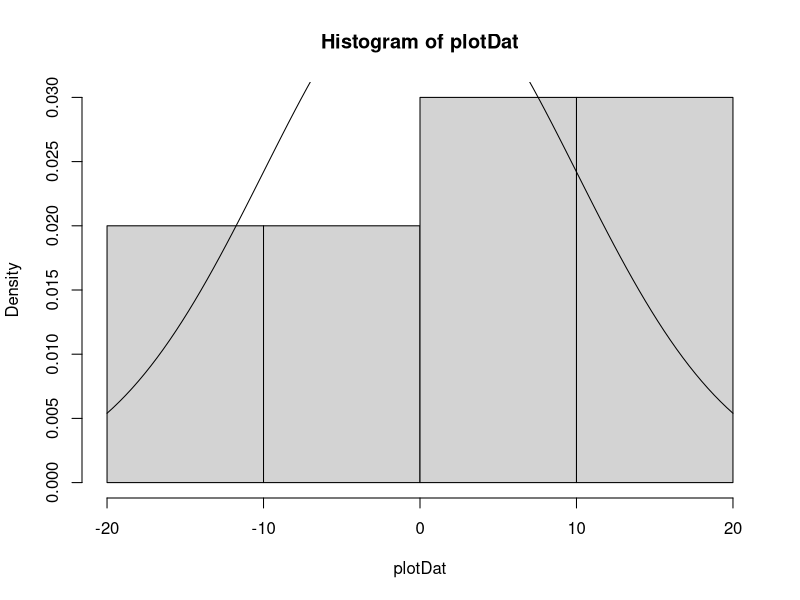
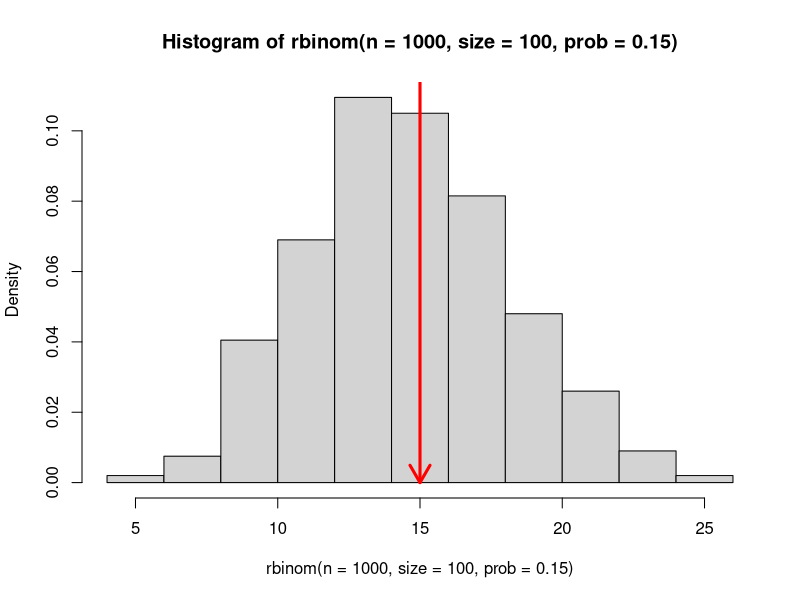
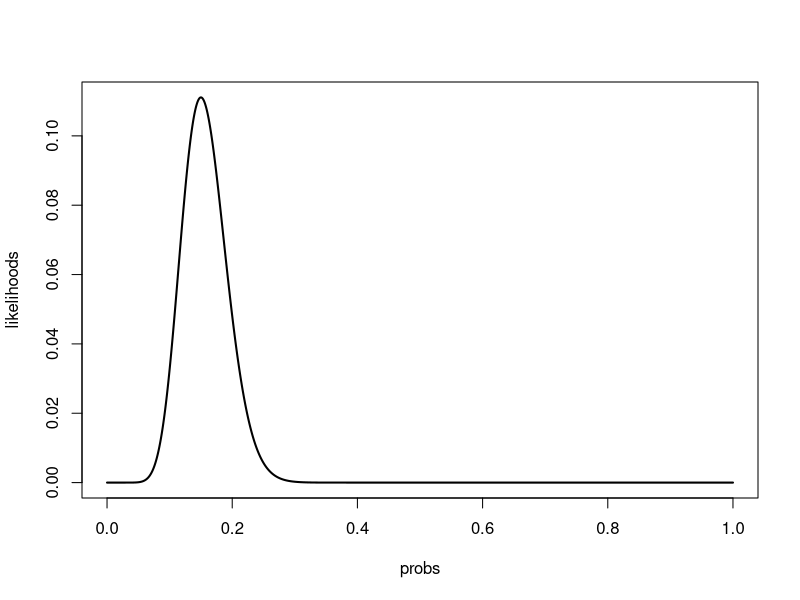

Recreate these plots in R, in order.

##################################################
# Introduction to Probability and Likelihood in R
# Introduction to Biological Statistics
# CCBB Fall 2015
# Spencer Fox
##################################################
rm(list=ls())
set.seed(808)

# Basic Probability in R - Random sampling
# Defining a sample space
coinFlip <- c("heads", "tails")

# Sample once from the created vector
sample(x = coinFlip, size = 1)

# Now sample many times, and output the result
flips <- sample(x = coinFlip, size = 100000, replace = T)
table(flips)

# Create a vector for the sample space of rolling a die
# sample from your vector and output the results as in the coin flip above



#################################################
# sample is a convenient example function, but isn't often used in practice
# most random sampling is done in R using probability distributions
# Here is a list of frequently used probability distributions and their abbreviations:

# Beta                  beta
# Binomial              binom
# Chi-square            chisq
# Exponential           exp
# Gamma                 gamma
# Negative Binomial     nbinom
# Normal                norm
# Poisson               pois
# Uniform               unif

# R has four functions available for each probability distribution (r, d, p, and q)
# r - random values from a distribution
# d - density of a distribution at a certain value
# p - cumulative probability up to a certain value (is the output)
# q - inverse cumulative probability (returns the number that has a cumulative probability of a certain value)

# These functions are accessed in the format "letter"+"probability distribution abbreviation"
# For example, if we want to generate random numbers from a normal distribution: rnorm()
# if we want to generate density values for a poisson distribution: dpois()
# Each of the four functions and all of the distributions take different inputs
# look at the help pages for the functions to get a better idea of how to run them

# We will only focus on the 'r' and 'd' functions today, and will speak about 
# 'p' and 'q' functions more with hypothesis testing next week

####################################################
# Basic probability in R - Distributions
# Okay so if we don't normally use sample, what do we use?
# Well let's go back to the coinflip real quick
# One option is to draw a uniform number between (0,1), 
# and call heads >0.5, and tails everything else
flips <- runif(n = 10000, min = 0, max = 1) > 0.5
table(flips)

# a coin flip can also be thought of as a bernoulli trial with 50% probability of success
# a bernoulli trial is a single binomial trial, so we can use rbinom() to sample
# Take a lot of samples and look at the result
flips <- rbinom(n=100000, size = 1, prob = .5)
# Imagine heads=0 and tails=1
table(flips)

# So you can see once again that there are a number of ways of doing things in R
# Now lets look at some distributions
# First generate some data from a normal distribution
plotDat <- rnorm(n = 10, mean = 0, sd = 10)

# The function hist takes in a vector of values and simply creates a histogram of the values
# adding freq=FALSE turns counts into probabilities for the y-axis
hist(plotDat, freq = FALSE)

# Now let's add a line that contains the analytical distribution to our plot to compare
# lookup ?curve if interested
# We use dnorm this time, because we are asking for the 
# density of the distribution at every value of x plotter
curve(dnorm(x, mean = 0, sd = 10), add=TRUE)

# Okay that doesn't look very normal, go back and generate many more random numbers (~10000)
# Plot it again, does it look better? (hint altering the breaks parameter for ?hist might help if not)

##########################
# Now plot a random sampling from a poisson distribution of rate 5 in the same fashion
# Be careful, poisson distributions can only take in integer values!
# hint: use the function round() or ceiling() -- compare these two function outputs



####################################################
# Great now your experts in generating random numbers from distributions
# So now let's now assume that you're an epidemiologist tracking the flu
# during a pandemic, and assume 15% of the population is truly infected 
# with the flu currently. If we sample 100 people form our population how
# many do we expect to find sick? We expect our sample to follow a binomial 
# distribution with a probability of success equal to the current prevalence (0.15)

numPos <- rbinom(n = 1, size = 100, prob = 0.15)
numPos

# That value corresponds to how many you found to be positive
# but what does that distribution look like?
 
hist(rbinom(n=1000, size=100, prob=0.15), freq=F)
arrows(x0 = numPos, y0 = 0.8, x1 = numPos, y1 = 0, length = .2, col="red",lwd=3)

# So maybe your value looks close to the center, maybe not.
# What was the likelihood that we observed that value given the true distribution?
dbinom(x = numPos, size = 100, prob = .15)

# What does that mean?
# It means that under that model (prevalence of 0.15) we had that probability
# of sampling our number

# In this case, we knew the underlying model (we created it with 15% flu prevalence)
# usually we don't know the model, and thus have to come up with a "best guess" based on our data
# This is where likelihood comes into play, and where we look for the maximum likelihood estimate (MLE)

############################################
# Basics of Likelihood

# Rarely do we ever know the true disease prevalence (or whatever parameter of interest you fancy)
# So we go collect some data, and see how likely those data are under a number of 
# hypothetical model scenarios. In this case our model is 15% prevalence, so we can figure out
# the probability of getting our number of positives with the true prevalence of 15% this way:
dbinom(x=numPos, size=100, prob=0.15)

# But if we don't know the true prevalence, we can't just look at this one value
# Find the probability of getting our number of positives if the true prevalence was 5%, 30%, or 45%.
# How do those numbers compare, and how do they compare to our number of positives?


# Well now lets look at the likelihood we would get our sample from all possible probabilities
# First create a vector of probabilities to test
probs <- seq(0,1,length.out = 10000)

# Now calculate the likelihood of observing our data for each of those values
likelihoods <- dbinom(x = numPos, size = 100, prob = probs)

#Plot the result
plot(probs, likelihoods, type = "l", lwd=2)

# Any guesses to what that maximum likelihood estimate corresponds to?
# let's try to get an actual estimate for the influenza prevalence from our data
# Here is one crude way from what we already have to find the maximum likelihood estimate
probs[match(max(likelihoods), likelihoods)]

# Does that value make sense based on our data?
# Draw a different numPos sample, and rerun the code. What do you notice about the estimate?


###############################
# Often the MLE is not so easy to find, so we will now create a simple likelihood function
# and solve it using the optim() function, which is a much more powerful way to get MLEs
# First let's create a function that gives back the negative log likelihood of our model

# Sidebar:
# We usually minimize the negative log-likelihood (deviance) 
# rather than maximize the likelihood, for calculation simplicity

# Okay so when we create functions, we need to think of three main things
# What do we want to do, what values do we need to do that, and what do we want to return
# A general formula for creating functions is as follows: 
# function_name <- function(parameters, for, function){
#      Do things with parameters
#      Return whatever is desired result
#}

# In our case, we want to return the likelihood of observing our data points given
# any hypothetical prevalence rate
# So we know we are going to need all of the inputs for the dbinom function
# these include our sampled data, the size of our sample, and the hypothetical prevalence we're testing
# We call the hypothetical prevalence "parameters" because often you will run MLE for multiple parameters at once
# Our sampleData in the current case will just be the numPos we observed, and the size wil be a constant 100,
# because that's what we did in this case.
negLL <- function(parameters, sampleData, size=100){
  # Then just return the negative of the log-likelihood like we calculated earlier
  - dbinom(sampleData, size = size, prob = parameters[1], log = T)
}



# Now we will use a function called optim
# Normally with only 1 parameter, we would use a different function, 
# but we want to show you optim so that you can use it for more complicated models later on
# so ignore the warning for now
# Optim takes in a vector of parameters "par", a function "fn", and then has many other options
# We enter in the value of the sampleData for our function in these extra options
# We also set hessian=T, because this relates to the precision of our estimate (standard error)
paramEstimate <- optim(par = c(0.1), fn = negLL, sampleData = numPos, hessian=T)
# note that if you were optimizing with multiple parameters, you would have to give multiple starting values

paramEstimate$par
# Great, we were able to get an MLE which makes sense

# now what about the standard error of the MLE?
# this is equal to the inverse of the Hessian, which are the second derivatives of the log-likelihood.
standardError <- sqrt(1/paramEstimate$hessian)
confidenceInterval <- c(paramEstimate$par-1.96*standardError, paramEstimate$par+1.96*standardError)
confidenceInterval

# Are we very confident in our estimate or not? Why might that be?
# What does this mean in terms of how prevalent we think flu is in the population?

######################################################
# Let's say now you go out and take ~10 random samplings of 100 individuals from the population.
# How would you alter the function and optim above to find the MLE of those multiple samples?
# Take the samples, and code up the new function and optimize
# How do your estimates compare to the true prevalence (15%)?
######################################################




